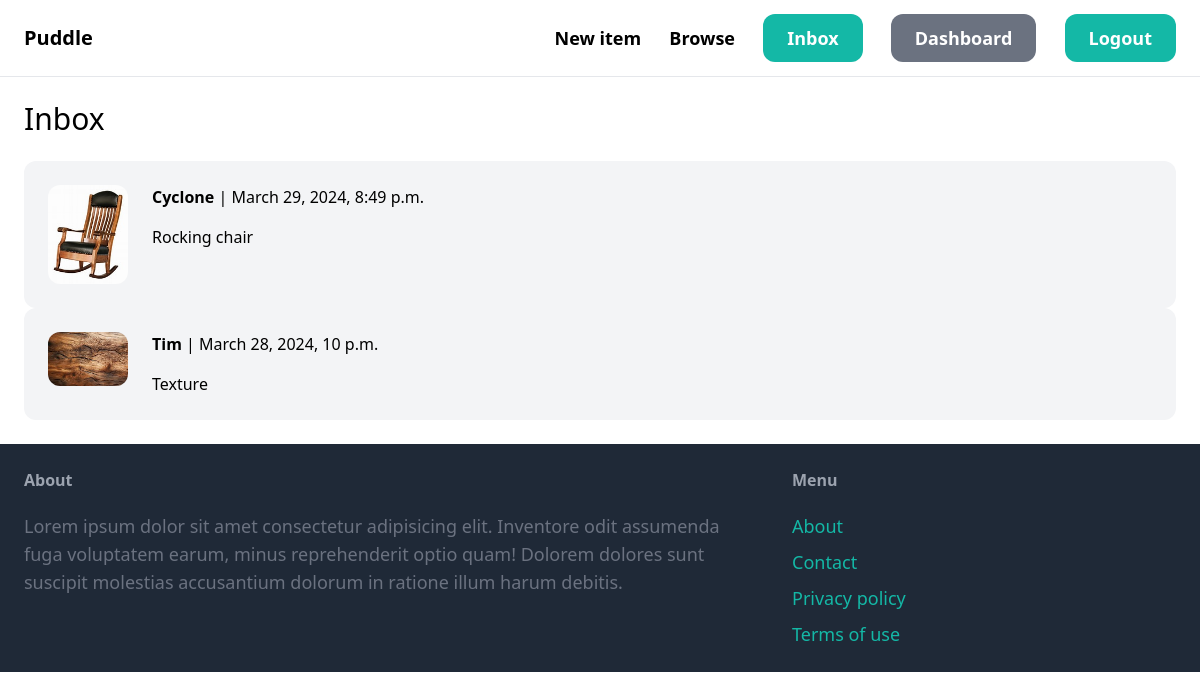
The page /inbox/ (signed in) on the database its author committed.
### conversation/models.py (models this page shows)
class Conversation(models.Model):
    item = models.ForeignKey(Item, related_name="conversations", on_delete=models.CASCADE)
    members = models.ManyToManyField(User, related_name="conversations")
    created_at = models.DateTimeField(auto_now_add=True)
    modified_at = models.DateTimeField(auto_now=True)
    class Meta:
        ordering = ('-modified_at',)

### item/models.py (models this page shows, shortened)
class Item(models.Model):
    category = models.ForeignKey(Category, related_name='items', on_delete=models.CASCADE)
    name = models.CharField(max_length=255,blank=True, null=True)
    description = models.TextField(blank=True, null=True)
    price = models.FloatField()
    image = models.ImageField(upload_to="item_images", blank=True, null=True)
    is_sold = models.BooleanField(default=False)
    created_at = models.DateTimeField(auto_now_add = True)
    created_by = models.ForeignKey(User, related_name='items', on_delete=models.CASCADE)

### conversation/views.py (the view)
# urls.py: path('inbox/', include('conversation.urls')),
@login_required
def inbox(request):
    conversations = Conversation.objects.filter(members__in=[request.user.id])
    template = loader.get_template('inbox.html')
    context = {
         'conversations':conversations,
    }
    return HttpResponse(template.render(context, request))

### conversation/templates/inbox.html (shortened to what this page needs)
{% extends 'base.html' %}
{% block content %}
    <h1 class="mb-6 text-3xl">Inbox</h1>
    <div class="space-y-6">
        {% for conversation in conversations %}
            <a href="{% url 'conversation:detail' conversation.id %}">
                <div class="p-6 flex bg-gray-100 rounded-xl">
                    <div class="pr-6">
                        <img src="{{ conversation.item.image.url }}" alt="" class="w-20 rounded-xl">
                    </div>
                    <div>
                        {% for member in conversation.members.all %}
                            {% if member != request.user %}
                                <p class="mb-4"><strong>{{ member.username }}</strong> | {{ conversation.modified_at }}</p>
                                <p>{{ conversation.item.name }}</p>
                            {% endif %}
                        {% endfor %}
                    </div>
                </div>
            </a>
        {% endfor %}
    </div>
{% endblock %}

### rows shown on the page
Conversation: item.image (picture), modified_at "March 29, 2024, 8:49 p.m.", item.name "Rocking chair"
Conversation: item.image (picture), modified_at "March 28, 2024, 10 p.m.", item.name "Texture"

### other values the page prints
{{ member.username }} "Cyclone"
{{ member.username }} "Tim"
